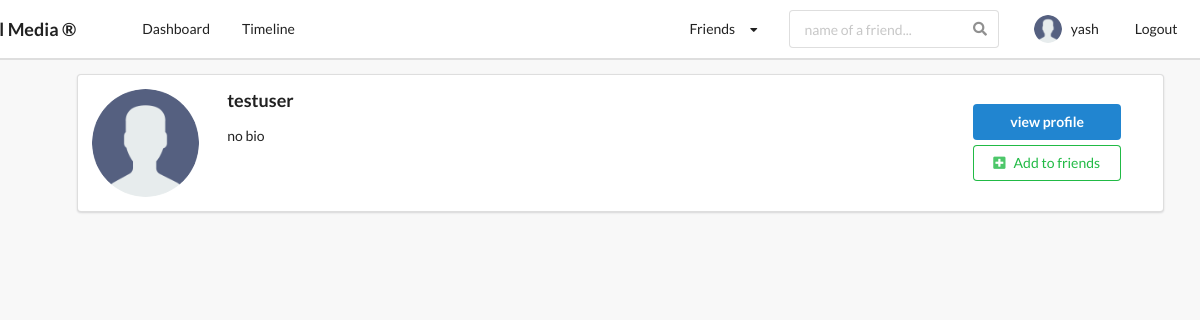
The page /profiles/to_invite/ (signed in) on the database as committed earlier.
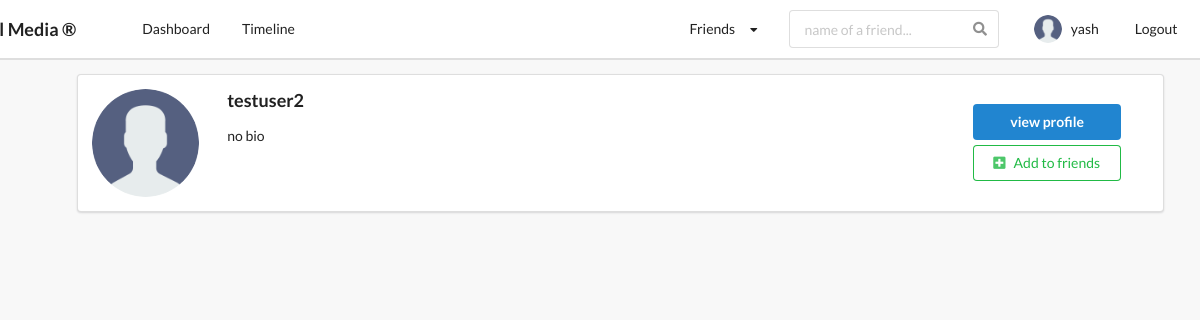
The same page on the database as committed later.
### profiles/models.py (models this page shows, shortened)
class Profile(models.Model):
    first_name = models.CharField(max_length = 200, blank = True)
    last_name = models.CharField(max_length = 200, blank = True)
    user = models.OneToOneField(settings.AUTH_USER_MODEL,on_delete=models.CASCADE)
    bio = models.TextField(default = "no bio", max_length=300, blank = True)
    email = models.EmailField(max_length = 200,blank = True)
    country = models.CharField(choices = COUNTRY_CHOICES, max_length = 100,blank = True)
    avatar = models.ImageField(default = "avatar.png", upload_to = 'avatars/')
    friends = models.ManyToManyField(settings.AUTH_USER_MODEL, blank = True, related_name='friends')
    slug = models.SlugField(unique = True, blank = True)
    updated = models.DateTimeField(auto_now=True)
    created =  models.DateTimeField(auto_now_add=True)
    objects = ProfileManager()
    __initial_first_name = None
    __initial_last_name = None
    def __init__(self,*args, **kwargs):
        super().__init__(*args, **kwargs)
        self.__initial_first_name = self.first_name
        self.__initial_last_name = self.last_name
    def get_absolute_url(self):
        return reverse("profiles:profiles_detail_view", kwargs={"slug":self.slug})
    def get_friends_no(self):
        return self.friends.all().count()

### profiles/views.py (the view)
# urls.py: path('to_invite/', invite_profile_list_view, name='invite_profiles_view'),
@login_required
def invite_profile_list_view(request):
    user = request.user
    qs = Profile.objects.get_all_profiles_to_invite(user)
    is_empty = False
    if len(qs) == 0:
        is_empty = True
    profile = Profile.objects.get(user = user)
    rel = Relationship.objects.filter(receiver=profile)
    rel_receiver = set()
    for item in rel:
        rel_receiver.add(item.sender.user)   #adding sender to the set
    context = {
        'qs':qs,
        'is_empty':is_empty,
        'rel_receiver':rel_receiver,
    }
    return render(request, 'profiles/invite_profile_list.html', context)

### profiles/context_processors.py (called while the page is built)
def profile_dp(request):
    if request.user.is_authenticated:
        profile_obj = Profile.objects.get(user=request.user)
        pic = profile_obj.avatar
        return {'picture':pic}
    return {}

def invitation_received_no(request):
    if request.user.is_authenticated:
        profile_obj = Profile.objects.get(user=request.user)
        qs_count = Relationship.objects.invitations_received(profile_obj).count()
        return {'invites_no':qs_count}
    return {}

def friends_no(request):
    if request.user.is_authenticated:
        profile_obj = Profile.objects.get(user=request.user)
        count = profile_obj.get_friends_no()
        return {'friend_count':count}
    return {}

### profiles/models.py (called while the page is built)
    def invitations_received(self,receiver):
        qs = Relationship.objects.filter(receiver=receiver, status='send')
        return qs

### profiles/templates/profiles/invite_profile_list.html (shortened to what this page needs)
{% extends 'base.html' %}
{% block content %}
    <ul>
        {% for obj in qs %}
            {% if obj.user not in rel_receiver %}
                <div class="ui segment">
                    <div class="ui grid">
                        <div class="row">
                            <div class="two wide column">
                                <img class="ui small circular image" src={{obj.avatar.url}}>
                            </div>
                            <div class="eleven wide column">
                                <h3>{{obj.user}}</h3>
                                <p>{{obj.bio}}</p>
                            </div>
                            <div class="three wide column" style="margin-top:15px;">
                                <a href="{{obj.get_absolute_url}}">
                                    <button class="ui primary button" style="width:148px; margin-bottom:5px;">
                                        view profile
                                    </button>
                                </a>
                                <form action="{% url 'profiles:send_invite' %}" method="POST">
                                    <button type="submit" class="ui positive basic button" ><i class="plus square icon"></i>Add to friends</button>
                                </form>
                            </div>
                        </div>
                    </div>
                </div>
            {% endif %}
        {% endfor %}
    </ul>
{% endblock content %}

Rows that differ between the two databases and show on the page:
no longer on this page (row edited): Profile: avatar (placeholder picture), user "testuser", bio "no bio"
now on this page (row edited): Profile: avatar (placeholder picture), user "testuser2", bio "no bio"
